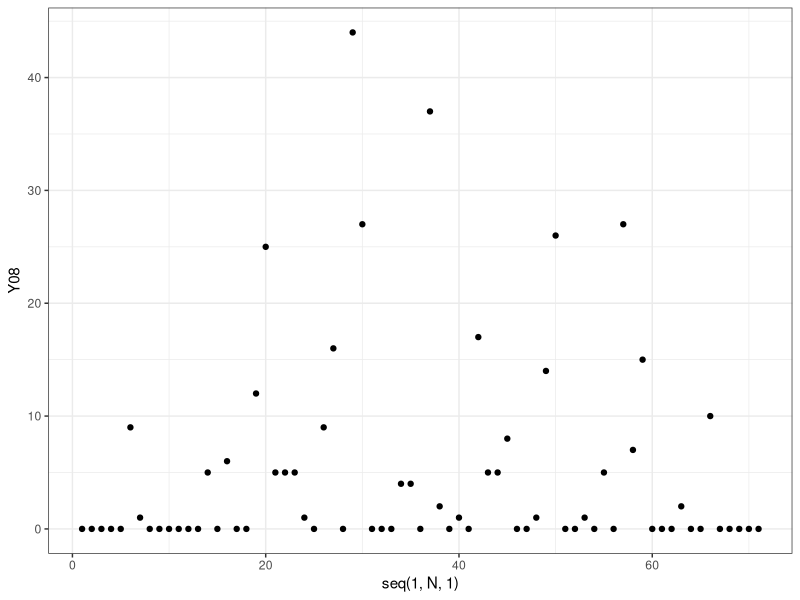
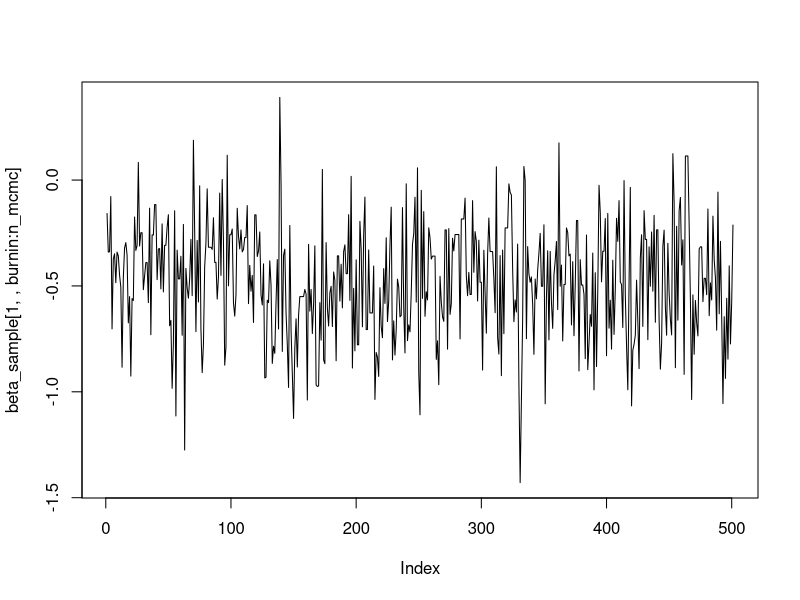
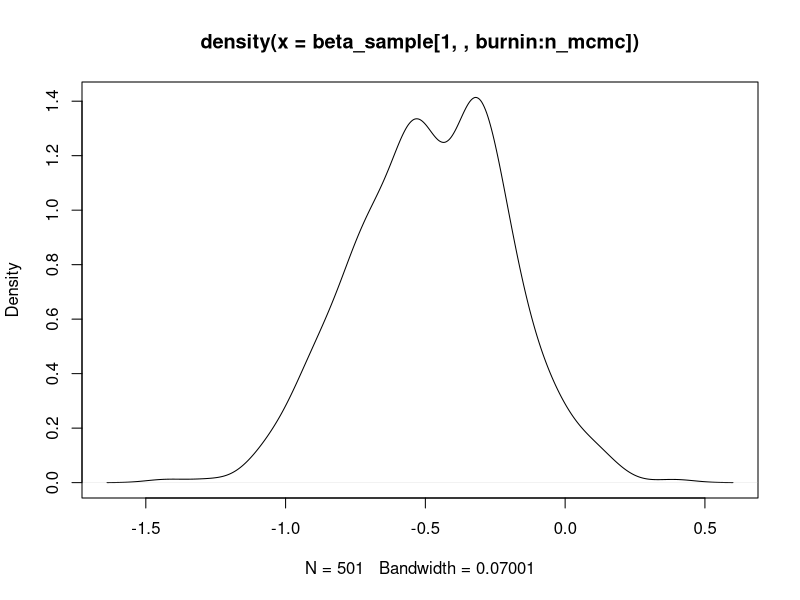
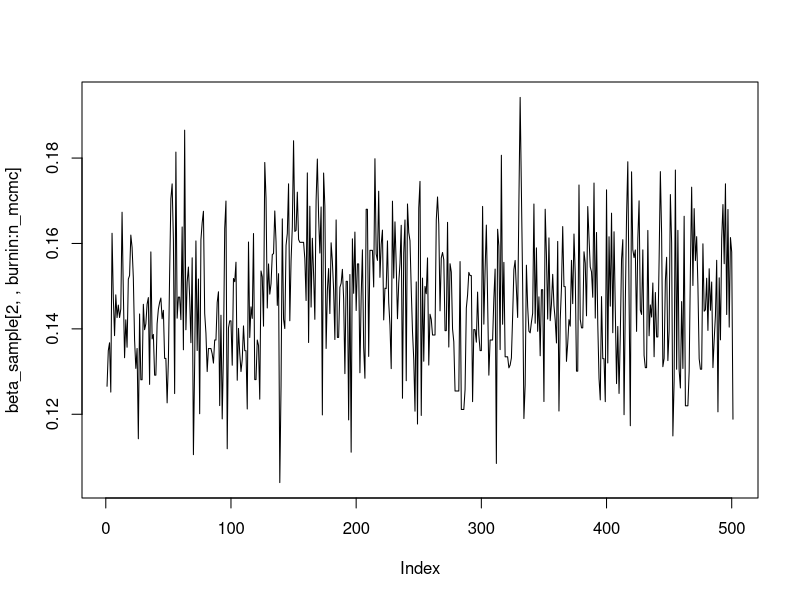
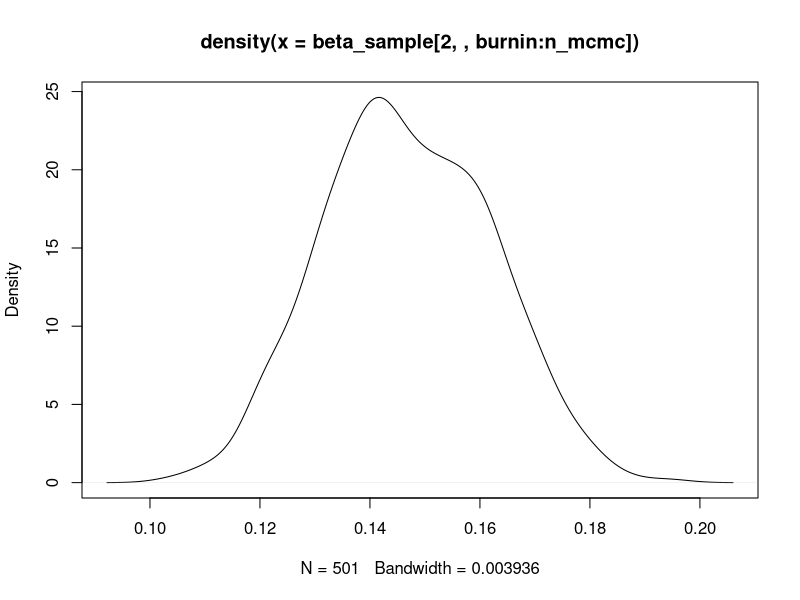
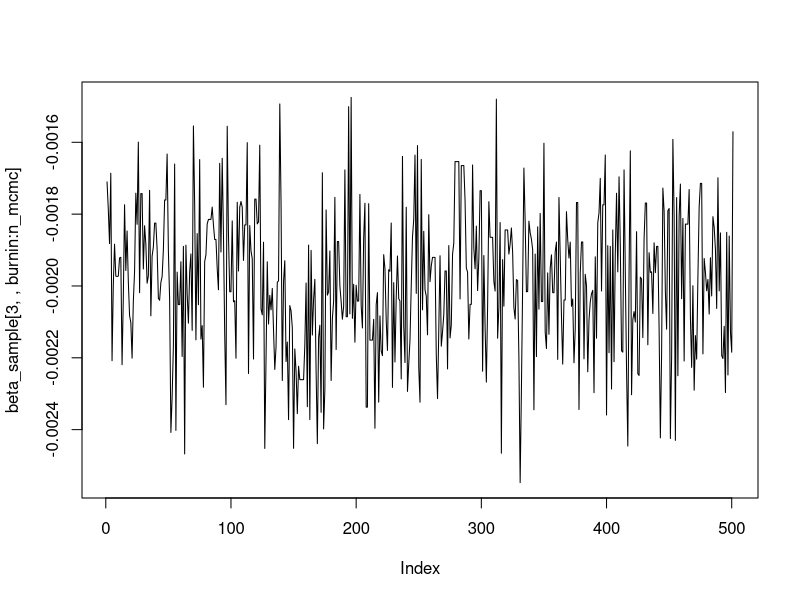
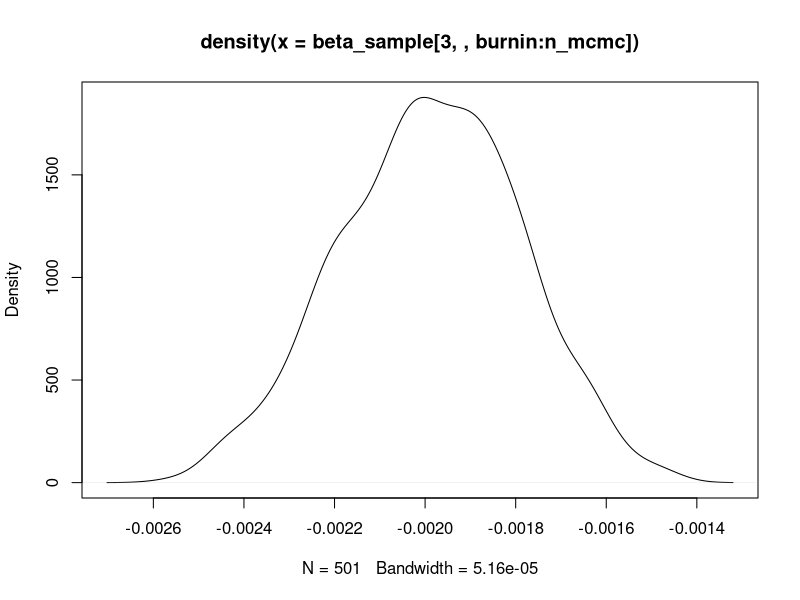

Write R code to recreate these figures, in order. (Note: this script raises an error after producing the figures.)
library(tidyverse)
library(mvtnorm)

# ------------------------------------------------------------------------------
# ------------------------------ Initialize Data -------------------------------
# ------------------------------------------------------------------------------
woodlark <- read_csv("woodlark.csv")
N = 71

# I will be using the 2008 data, as suggested in the assignment description
ggplot(woodlark) +
  geom_point(aes(x = seq(1, N, 1), y = Y08)) +
  theme_bw()

# Input and dependent variables
y <- woodlark$Y08
t <- seq(1, N)
x <- matrix(c(t, t^2), ncol = 2)
X <- matrix(c(rep(1, N), t, t^2), ncol = 3)


# ------------------------------------------------------------------------------
# ---------------------------- Part 1: MLE Estimates ---------------------------
# ------------------------------------------------------------------------------

# Fit GLM model with poisson family
poisson_glm_fit <- glm(
  formula = y ~ x,
  family = poisson(link = "log"),
  data.frame(y = y, t = x)
)

summary(poisson_glm_fit)

# MLE estimates of mean and covariance for beta
beta_hat <- matrix(summary(poisson_glm_fit)$coefficients[ , 1])
V_hat <- summary(poisson_glm_fit)$cov.unscaled

# ------------------------------------------------------------------------------
# ---------------------------- Part 2: MCMC-MH ---------------------------------
# ------------------------------------------------------------------------------

sigma_beta <- diag(c(1^2, 0.25^2, 0.25^2))

log_posterior <- function(beta, X, Y, sigma_beta){
  
  beta <- as.matrix(beta)
  
  lambda <- exp(X %*% beta)
  
  sum(X %*% beta * Y - exp(X %*% beta))  - 
    0.5 * t(beta) %*% solve(sigma_beta) %*% beta
  
}

Y <- matrix(y)

n_mcmc <- 1000

beta_sample <- array(NA, dim = c(3, 1, n_mcmc))
accept_sample <- array(NA, dim = c(n_mcmc))

beta_sample[ , , 1] <- beta_hat
accept_sample[1] <- 1

for(i in 2:n_mcmc){
  
  cat(sprintf("\rIteration %i/%i", i, n_mcmc))
  
  beta_proposed <- c(rmvnorm(1, beta_hat, V_hat))
  
  lp_curr <- log_posterior(beta_sample[ , , i-1], X, Y, sigma_beta)
  lp_prop <- log_posterior(beta_proposed, X, Y, sigma_beta)
  
  q_curr <- dmvnorm(beta_sample[ , , i-1], beta_hat, V_hat, log = TRUE)
  q_prop <- dmvnorm(beta_proposed, beta_hat, V_hat, log = TRUE)
  
  alpha <- min(1, exp(lp_prop - lp_curr + q_curr - q_prop))
  
  u <- runif(1, 0, 1)
  
  if(alpha > u){
    beta_sample[ , , i] <- beta_proposed
    accept_sample[i] <- 1
  } else {
    beta_sample[ , , i] <- beta_sample[ , , i-1]
    accept_sample[i] <- 0
  }
  
}

## Percent accepted samples
length(which(accept_sample == 1))/n_mcmc

# ------------------------------------------------------------------------------
# ------------------------ Simulation Study - Part 6 ---------------------------
# ------------------------------------------------------------------------------

burnin <- 500

plot(beta_sample[1, , burnin:n_mcmc], type = "l")
plot(density(beta_sample[1, , burnin:n_mcmc]))

plot(beta_sample[2, , burnin:n_mcmc], type = "l")
plot(density(beta_sample[2, , burnin:n_mcmc]))


plot(beta_sample[3, , burnin:n_mcmc], type = "l")
plot(density(beta_sample[3, , burnin:n_mcmc]))


beta_sample_tbl <- tibble(
  i = burnin:n_mcmc,
  beta0 = beta_sample[1, 1, burnin:n_mcmc],
  beta1 = beta_sample[2, 1, burnin:n_mcmc],
  beta2 = beta_sample[3, 1, burnin:n_mcmc]
)

ggplot(beta_sample_tbl) +
  geom_point(aes(x = beta0, y = beta1), alpha = 0.1) +
  geom_density_2d(aes(x = beta0, y = beta1)) +
  geom_point(
    data = tibble(beta0 = beta[1,], beta1 = beta[2,]),
    aes(x = beta0, y = beta1), colour = "red"
  ) +
  theme_bw()
